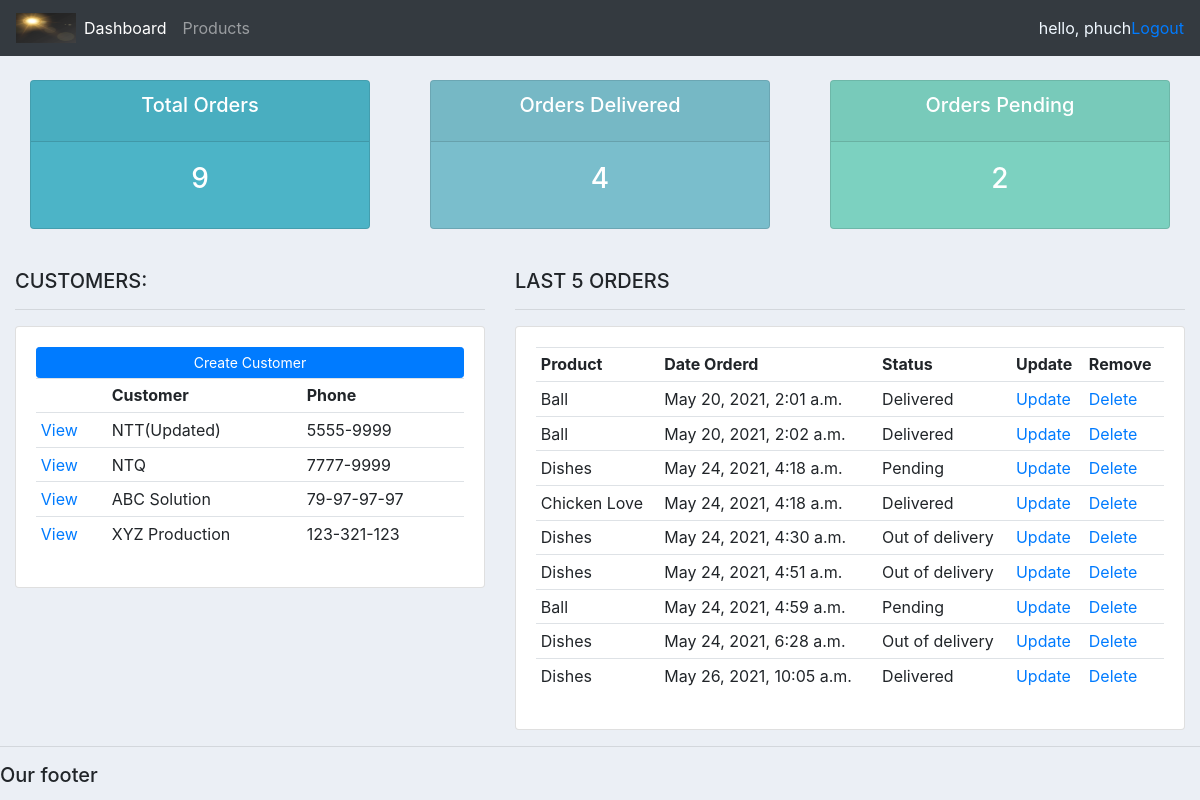
The app's page / (signed in) with its own data.
### accounts/models.py (models this page shows, shortened)
class Customer(models.Model):
    user = models.OneToOneField(User, null=True, blank=True, on_delete=models.CASCADE)
    name = models.CharField(max_length=200, null=True)
    phone = models.CharField(max_length=200, null=True)
    email = models.CharField(max_length=200, null=True)
    profile_pic = models.ImageField(default="nobody.jpg", null=True, blank=True,)
    date_created = models.DateTimeField(auto_now_add=True, null=True)

class Order(models.Model):
    STATUS = (
        ('Pending', 'Pending'),
        ('Out of delivery', 'Out of delivery'),
        ('Delivered', 'Delivered'),
    )
    customer = models.ForeignKey(Customer, null=True, on_delete=models.SET_NULL)
    product = models.ForeignKey(Product, null=True, on_delete=models.SET_NULL)
    date_created = models.DateTimeField(auto_now_add=True, null=True)
    status = models.CharField(max_length=200, null=True, choices=STATUS)

class Product(models.Model):
    CATEGORY = (
        ('Indoor', 'Indoor'),
        ('Out door', 'Out door'),
    )
    name = models.CharField(max_length=200, null=True)
    price = models.FloatField(null=True)
    category = models.CharField(max_length=200, null=True, choices=CATEGORY)
    description = models.CharField(max_length=200, null=True, blank=True)
    date_created = models.DateTimeField(auto_now_add=True, null=True)
    tags = models.ManyToManyField(Tag)
    def __str__(self):
        return self.name

### accounts/decorators.py (the view)
    def wrapper_function(request, *args, **kwargs):
        group = None
        if request.user.groups.exists():
            group = request.user.groups.all()[0].name
        if group == 'client':
            return redirect('user_page')
        if group == 'admin':
            return view_func(request, *args, **kwargs)

### accounts/views.py (called while the page is built)
@login_required(login_url='login')
@admin_only
def home(request):
    orders = Order.objects.all()
    customers = Customer.objects.all()
    total_customers = customers.count()
    total_orders = orders.count()
    delivered = orders.filter(status='Delivered').count()
    pending = orders.filter(status='Pending').count()
    context = {
        'orders':orders,
        'customers':customers,
        'total_customers':total_customers,
        'total_orders':total_orders,
        'delivered':delivered,
        'pending':pending,
    }
    return render(request, 'accounts/dashboard.html', context)

### accounts/templates/accounts/dashboard.html
{%  extends 'accounts/main.html' %}
{% block content %}
{%  include 'accounts/status.html' %}
<br>
<div class="row">
	<div class="col-md-5">
		<h5>CUSTOMERS:</h5>
		<hr>
		<div class="card card-body">
			<a class="btn btn-primary  btn-sm btn-block" href="">Create Customer</a>
			<table class="table table-sm">
				<tr>
					<th></th>
					<th>Customer</th>
					<th>Phone</th>
				</tr>
				{% for customer in customers %}
					<tr>
						<td><a href="{% url 'customer' customer.id %}">View</a></td>
						<td>{{customer.name}}</td>
						<td>{{customer.phone}}</td>
					</tr>
				{% endfor %}
			</table>
		</div>
	</div>
	<div class="col-md-7">
		<h5>LAST 5 ORDERS</h5>
		<hr>
		<div class="card card-body">
			<table class="table table-sm">
				<tr>
					<th>Product</th>
					<th>Date Orderd</th>
					<th>Status</th>
					<th>Update</th>
					<th>Remove</th>
				</tr>
				{% for order in orders %}
					<tr>
						<td>{{order.product}}</td>
						<td>{{order.date_created}}</td>
						<td>{{order.status}}</td>
						<td><a href="{% url 'update_order' order.id %}">Update</a></td>
						<td><a href="{% url 'delete_order' order.id %}">Delete</a></td>
					</tr>
				{% endfor %}
			</table>
		</div>
	</div>
</div>
{% endblock %}

### accounts/templates/accounts/main.html (shortened to what this page needs)
{% load static %}
<!DOCTYPE html>
<html>
<head>
	<link rel="stylesheet" href="https://stackpath.bootstrapcdn.com/bootstrap/4.3.1/css/bootstrap.min.css">
    <link rel="stylesheet" type="text/css" href="{% static 'css/main.css' %}">
</head>
<body>
	{%  include 'accounts/navbar.html' %}
	<div class="container-fluid">
	{% block content %}
	{% endblock %}
    </div>
	<hr>
	<h5>Our footer</h5>
</body>
</html>

### accounts/templates/accounts/navbar.html (shortened to what this page needs)
{% load static %}
<nav class="navbar navbar-expand-lg navbar-dark bg-dark">
    <img src="{% static 'images/logo.png' %}" alt="" style="height: 30px; width: 60px;">
    <div class="collapse navbar-collapse" id="navbarNav">
      <ul class="navbar-nav">
        {% if request.user.is_staff %}
          <li class="nav-item active">
            <a class="nav-link" href="{% url 'home' %}">Dashboard</a>
          </li>
          <li class="nav-item">
            <a class="nav-link" href="{% url 'products' %}">Products</a>
          </li>
        {% else %}
          <li class="nav-item">
            <a class="nav-link" href="{% url 'account' %}">Settings</a>
          </li>
        {% endif %}
      </ul>
    </div>
    <span style="color: aliceblue;">hello, {{request.user}}</span>
    <span><a href="{% url 'logout' %}">Logout</a></span>
  </nav>

### accounts/templates/accounts/status.html
<br>
<div class="row">
	<div class="col">
		<div class="col-md">
			<div class="card text-center text-white  mb-3" id="total-orders">
			  	<div class="card-header">
			  		<h5 class="card-title">Total Orders</h5>
			  	</div>
			  	<div class="card-body">
			    	<h3 class="card-title">{{total_orders}}</h3>
			  	</div>
			</div>
		</div>
	</div>
	<div class="col">
		<div class="col-md">
			<div class="card text-center text-white  mb-3" id="orders-delivered">
			  	<div class="card-header">
			  		<h5 class="card-title">Orders Delivered</h5>
			  	</div>
			  	<div class="card-body">
			    	<h3 class="card-title">{{delivered}}</h3>
			  	</div>
			</div>
		</div>
	</div>
	<div class="col">
		<div class="col-md">
			<div class="card text-center text-white  mb-3" id="orders-pending">
			  	<div class="card-header">
			  		<h5 class="card-title">Orders Pending</h5>
			  	</div>
			  	<div class="card-body">
			    	<h3 class="card-title">{{pending}}</h3>
			  	</div>
			</div>
		</div>
	</div>
</div>

### static/css/main.css (style rules this page uses)
body { background-color: #ebeff5; }
#total-orders { background-color: #4cb4c7; }
#orders-delivered { background-color: #7abecc; }
#orders-pending { background-color: #7CD1C0; }

### records on screen
Customer: name "NTT(Updated)", phone "5555-9999"
Customer: name "NTQ", phone "7777-9999"
Customer: name "ABC Solution", phone "79-97-97-97"
Customer: name "XYZ Production", phone "123-321-123"
Order: product "Ball", date_created "May 20, 2021, 2:01 a.m.", status "Delivered"
Order: product "Ball", date_created "May 20, 2021, 2:02 a.m.", status "Delivered"
Order: product "Dishes", date_created "May 24, 2021, 4:18 a.m.", status "Pending"
Order: product "Chicken Love", date_created "May 24, 2021, 4:18 a.m.", status "Delivered"
Order: product "Dishes", date_created "May 24, 2021, 4:30 a.m.", status "Out of delivery"
Order: product "Dishes", date_created "May 24, 2021, 4:51 a.m.", status "Out of delivery"
Order: product "Ball", date_created "May 24, 2021, 4:59 a.m.", status "Pending"
Order: product "Dishes", date_created "May 24, 2021, 6:28 a.m.", status "Out of delivery"
Order: product "Dishes", date_created "May 26, 2021, 10:05 a.m.", status "Delivered"

### other values on screen
{{ request.user }} "phuch"
{{ total_orders }} "9"
{{ delivered }} "4"
{{ pending }} "2"
